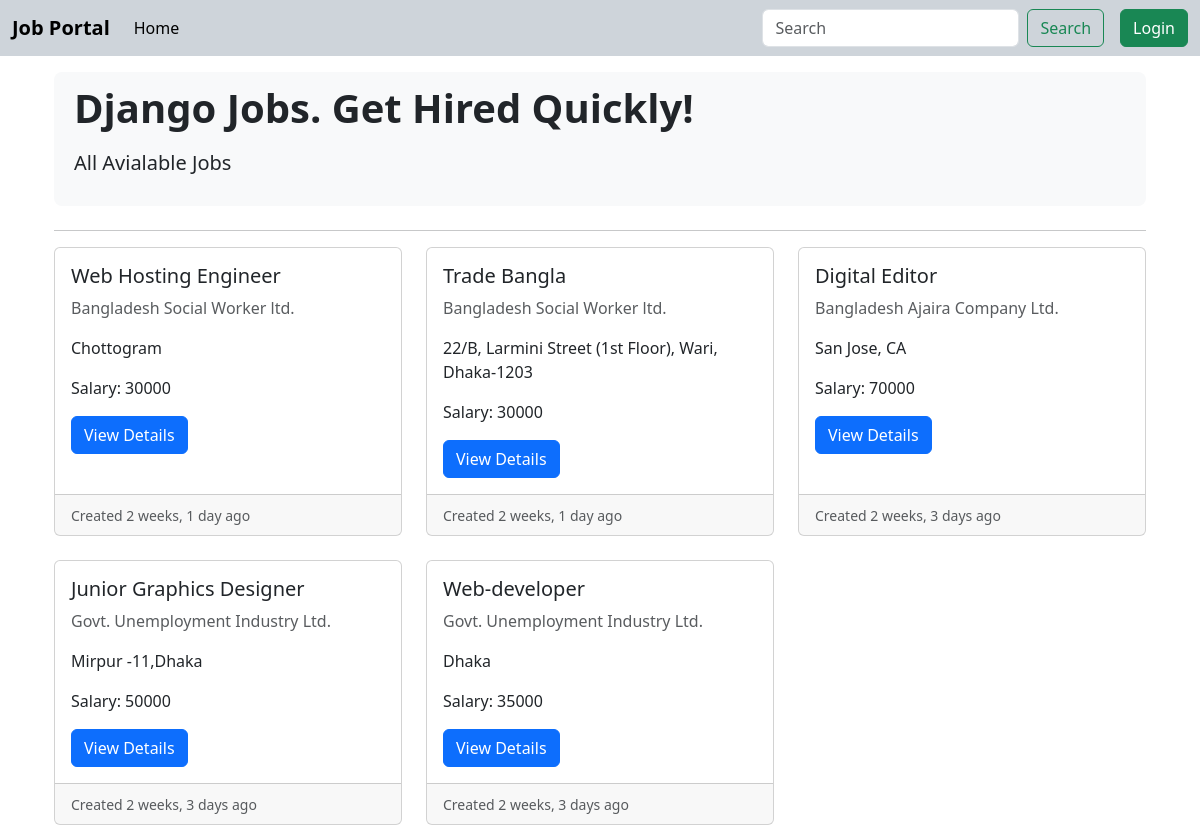
/job_list, run on the app's committed database.
### job/models.py (models this page shows, shortened)
class Job(models.Model):
    JOB_TYPE = (
        ('Remote','Remote'),
        ('Onsite','Onsite'),
        ('Hybrid','Hybrid'),
    )
    user = models.ForeignKey(User,on_delete=models.CASCADE)
    company = models.ForeignKey(Company,on_delete=models.CASCADE)
    title = models.CharField(max_length=200)
    location = models.CharField(max_length=200)
    salary = models.PositiveBigIntegerField(default=2000)
    requirements = RichTextField()
    ideal_candidate = RichTextField()
    is_available = models.BooleanField(default = True)
    published = models.DateTimeField(auto_now=False, auto_now_add=True,null=True)
    deadline= models.DateField(auto_now=False, auto_now_add=False,null=True)
    industry = models.ForeignKey(Industry, on_delete=models.DO_NOTHING,null=True,blank=True)
    state =models.ForeignKey(State,on_delete=models.DO_NOTHING,null=True,blank=True)
    job_type= models.CharField(max_length=100,choices=JOB_TYPE,null=True,blank=True,default='Onsite')

### company/models.py (models this page shows)
class Company(models.Model):
    user = models.OneToOneField(User, on_delete=models.CASCADE)
    name = models.CharField(max_length=100,null=True,blank=True)
    est_date = models.DateField(null=True,blank=True)
    city = models.CharField(max_length=100,null=True,blank=True)
    state = models.CharField(max_length=100,null=True,blank=True)
    def __str__(self):
        return self.name

### website/views.py (the view)
# urls.py: path('job_list',views.job_list,name='job_list'),
def job_list(request):
    jobs = Job.objects.filter(is_available=True).order_by('-published')
    context={'jobs':jobs}
    return render(request,'website/joblist.html',context)

### templates/website/joblist.html
{% extends "base.html" %}
{% load humanize %}
{% block content %}
<section class="container">
    <div class="p-2 mb-4 bg-light rounded-3">
        <div class="container-fluid py-1">
            <h2 class="display-6 fw-bold">Django Jobs. Get Hired Quickly!</h2>
            <p class="col-md-8 fs-5 mt-3">All Avialable Jobs</p>
        </div>
    </div>
    <hr>
    <div class="row row-cols-1 row-cols-md-3 g-4">
        {% for job in jobs %}
        <div class="col">
            <div class="card h-100">
                <div class="card-body">
                    <h5 class="card-title">{{job.title}}</h5>
                    <p class="card-text text-muted">{{job.company}}</p>
                    <p class="card-text">{{job.location}}</p>
                    <p class="card-text">Salary: {{job.salary}}</p>
                    <a class='btn btn-primary' href="{% url "job_details" job.id %}">View Details</a>
                </div>
                <div class="card-footer"><small class="text-muted">Created {{job.published|naturaltime|naturalday}}</small></div>
            </div>
        </div>
    {% endfor %}
    </div>
</section>
{% endblock content %}

### data on the page
Job: title "Web Hosting Engineer", company "Bangladesh Social Worker ltd.", location "Chottogram", salary "30000", published "2 weeks, 1 day ago"
Job: title "Trade Bangla", company "Bangladesh Social Worker ltd.", location "22/B, Larmini Street (1st Floor), Wari, Dhaka-1203", salary "30000", published "2 weeks, 1 day ago"
Job: title "Digital Editor", company "Bangladesh Ajaira Company Ltd.", location "San Jose, CA", salary "70000", published "2 weeks, 3 days ago"
Job: title "Junior Graphics Designer", company "Govt. Unemployment Industry Ltd.", location "Mirpur -11,Dhaka", salary "50000", published "2 weeks, 3 days ago"
Job: title "Web-developer", company "Govt. Unemployment Industry Ltd.", location "Dhaka", salary "35000", published "2 weeks, 3 days ago"
